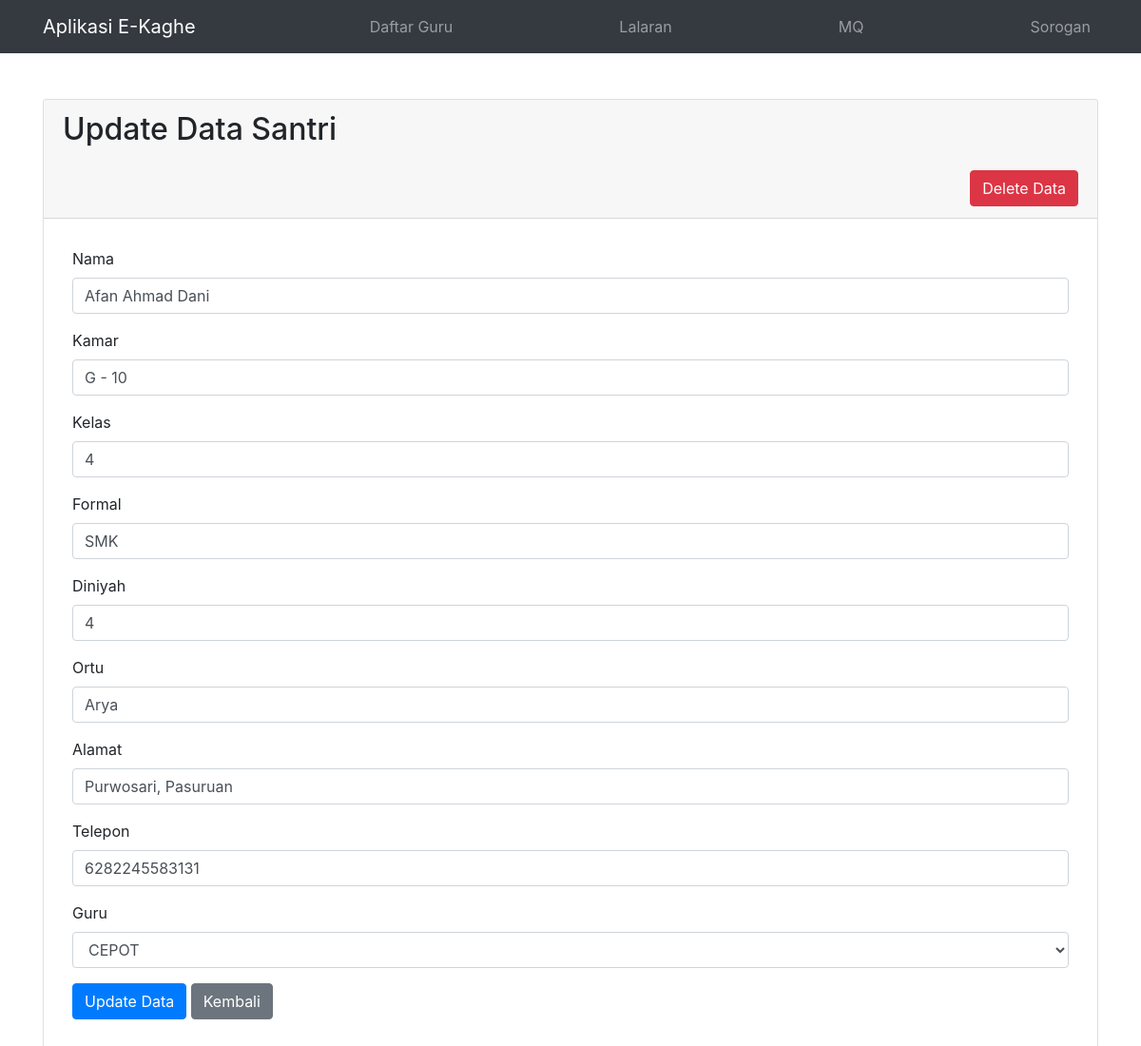
/edit.php?id=5, run on the app's committed database.
### tables this page shows
CREATE TABLE `daftar_santri` (
  `id` int(11) NOT NULL,
  `nama` varchar(255) NOT NULL,
  `kamar` varchar(25) NOT NULL,
  `kelas` varchar(25) NOT NULL,
  `formal` varchar(25) NOT NULL,
  `diniyah` varchar(25) NOT NULL,
  `ortu` varchar(25) NOT NULL,
  `alamat` text NOT NULL,
  `telepon` varchar(25) NOT NULL,
  `guru` varchar(11) NOT NULL
);

### edit.php (the view, shortened to what this page needs)
<?php
include 'db.php';
if (isset($_GET['id']) && is_numeric($_GET['id'])) {
    $id = $_GET['id'];
    $sql = "SELECT * FROM `daftar_santri` WHERE `id` = $id";
    $result = $conn->query($sql);
    if ($result->num_rows > 0) {
        $row = $result->fetch_assoc();
    } else {
        echo "Santri dengan ID $id tidak ditemukan.";
        exit();
    }
} else {
    echo "Parameter ID tidak valid.";
    exit();
}
$sql_guru = "SELECT id, nama FROM guru";
$result_guru = $conn->query($sql_guru);
include 'header.php';
?>
<div class="container mt-5">
    <div class="card">
        <div class="card-header">
            <h2 class="mb-4">Update Data Santri</h2>
            <div style="float: right;">
                <form method="POST" action="delete.php">
                    <button type="submit" class="btn btn-danger" onclick="return confirm('Apakah Anda yakin ingin menghapus data santri ini?')">Delete Data</button>
                </form>
            </div>
        </div>
        <div class="card-body">
            <form method="POST" action="<?php echo htmlspecialchars($_SERVER["PHP_SELF"]) . "?id=" . urlencode($id); ?>" style="padding: 10px;">
                <div class="form-group mb-3">
                    <label for="nama">Nama</label>
                    <input type="text" class="form-control" id="nama" name="nama" value="<?php echo htmlspecialchars($row['nama']); ?>">
                </div>
                <div class="form-group mb-3">
                    <label for="kamar">Kamar</label>
                    <input type="text" class="form-control" id="kamar" name="kamar" value="<?php echo htmlspecialchars($row['kamar']); ?>">
                </div>
                <div class="form-group mb-3">
                    <label for="kelas">Kelas</label>
                    <input type="text" class="form-control" id="kelas" name="kelas" value="<?php echo htmlspecialchars($row['kelas']); ?>">
                </div>
                <div class="form-group mb-3">
                    <label for="formal">Formal</label>
                    <input type="text" class="form-control" id="formal" name="formal" value="<?php echo htmlspecialchars($row['formal']); ?>">
                </div>
                <div class="form-group mb-3">
                    <label for="diniyah">Diniyah</label>
                    <input type="text" class="form-control" id="diniyah" name="diniyah" value="<?php echo htmlspecialchars($row['diniyah']); ?>">
                </div>
                <div class="form-group mb-3">
                    <label for="ortu">Ortu</label>
                    <input type="text" class="form-control" id="ortu" name="ortu" value="<?php echo htmlspecialchars($row['ortu']); ?>">
                </div>
                <div class="form-group mb-3">
                    <label for="alamat">Alamat</label>
                    <input type="text" class="form-control" id="alamat" name="alamat" value="<?php echo htmlspecialchars($row['alamat']); ?>">
                </div>
                <div class="form-group mb-3">
                    <label for="telepon">Telepon</label>
                    <input type="text" class="form-control" id="telepon" name="telepon" value="<?php echo htmlspecialchars($row['telepon']); ?>">
                </div>
                <div class="form-group mb-3">
                    <label for="guru">Guru</label>
                    <select class="form-control" id="guru" name="guru" required>
                        <?php
                        if ($result_guru->num_rows > 0) {
                            while ($guru = $result_guru->fetch_assoc()) {
                                $selected = ($guru['id'] == $row['guru']) ? 'selected' : '';
                                echo '<option value="' . htmlspecialchars($guru['id']) . '" ' . $selected . '>' . htmlspecialchars($guru['nama']) . '</option>';
                            }
                        } else {
                            echo '<option value="">Tidak ada guru</option>';
                        }
                        ?>
                    </select>
                </div>
                <button type="submit" class="btn btn-primary">Update Data</button>
                <a href="index.php" class="btn btn-secondary">Kembali</a>
            </form>
        </div>
    </div>
</div>
</body>
</html>

### data on the page
daftar_santri: nama "Afan Ahmad Dani", kamar "G - 10", kelas "4", formal "SMK", diniyah "4", ortu "Arya", alamat "Purwosari, Pasuruan", telepon "6282245583131"

### other printed values
form field guru "CEPOT"
